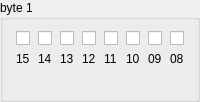
        <widget class="QGroupBox" name="grpByte1">
         <property name="title">
          <string>byte 1</string>
         </property>
         <layout class="QGridLayout" name="gridLayout_19">
          <item row="0" column="0">
           <layout class="QGridLayout" name="gridLayout_20">
            <item row="0" column="0">
             <widget class="QCheckBox" name="chkByte1_15">
              <property name="sizePolicy">
               <sizepolicy hsizetype="Fixed" vsizetype="Fixed">
                <horstretch>0</horstretch>
                <verstretch>0</verstretch>
               </sizepolicy>
              </property>
              <property name="text">
               <string/>
              </property>
             </widget>
            </item>
            <item row="1" column="0">
             <widget class="QLabel" name="label_18">
              <property name="sizePolicy">
               <sizepolicy hsizetype="Fixed" vsizetype="Fixed">
                <horstretch>0</horstretch>
                <verstretch>0</verstretch>
               </sizepolicy>
              </property>
              <property name="text">
               <string>15</string>
              </property>
             </widget>
            </item>
           </layout>
          </item>
          <item row="0" column="1">
           <layout class="QGridLayout" name="gridLayout_21">
            <item row="0" column="0">
             <widget class="QCheckBox" name="chkByte1_14">
              <property name="sizePolicy">
               <sizepolicy hsizetype="Fixed" vsizetype="Fixed">
                <horstretch>0</horstretch>
                <verstretch>0</verstretch>
               </sizepolicy>
              </property>
              <property name="text">
               <string/>
              </property>
             </widget>
            </item>
            <item row="1" column="0">
             <widget class="QLabel" name="label_19">
              <property name="sizePolicy">
               <sizepolicy hsizetype="Fixed" vsizetype="Fixed">
                <horstretch>0</horstretch>
                <verstretch>0</verstretch>
               </sizepolicy>
              </property>
              <property name="text">
               <string>14</string>
              </property>
             </widget>
            </item>
           </layout>
          </item>
          <item row="0" column="7">
           <layout class="QGridLayout" name="gridLayout_27">
            <item row="0" column="0">
             <widget class="QCheckBox" name="chkByte1_08">
              <property name="sizePolicy">
               <sizepolicy hsizetype="Fixed" vsizetype="Fixed">
                <horstretch>0</horstretch>
                <verstretch>0</verstretch>
               </sizepolicy>
              </property>
              <property name="text">
               <string/>
              </property>
             </widget>
            </item>
            <item row="1" column="0">
             <widget class="QLabel" name="label_25">
              <property name="sizePolicy">
               <sizepolicy hsizetype="Fixed" vsizetype="Fixed">
                <horstretch>0</horstretch>
                <verstretch>0</verstretch>
               </sizepolicy>
              </property>
              <property name="text">
               <string>08</string>
              </property>
             </widget>
            </item>
           </layout>
          </item>
          <item row="0" column="5">
           <layout class="QGridLayout" name="gridLayout_25">
            <item row="0" column="0">
             <widget class="QCheckBox" name="chkByte1_10">
              <property name="sizePolicy">
               <sizepolicy hsizetype="Fixed" vsizetype="Fixed">
                <horstretch>0</horstretch>
                <verstretch>0</verstretch>
               </sizepolicy>
              </property>
              <property name="text">
               <string/>
              </property>
             </widget>
            </item>
            <item row="1" column="0">
             <widget class="QLabel" name="label_23">
              <property name="sizePolicy">
               <sizepolicy hsizetype="Fixed" vsizetype="Fixed">
                <horstretch>0</horstretch>
                <verstretch>0</verstretch>
               </sizepolicy>
              </property>
              <property name="text">
               <string>10</string>
              </property>
             </widget>
            </item>
           </layout>
          </item>
          <item row="0" column="6">
           <layout class="QGridLayout" name="gridLayout_26">
            <item row="0" column="0">
             <widget class="QCheckBox" name="chkByte1_09">
              <property name="sizePolicy">
               <sizepolicy hsizetype="Fixed" vsizetype="Fixed">
                <horstretch>0</horstretch>
                <verstretch>0</verstretch>
               </sizepolicy>
              </property>
              <property name="text">
               <string/>
              </property>
             </widget>
            </item>
            <item row="1" column="0">
             <widget class="QLabel" name="label_24">
              <property name="sizePolicy">
               <sizepolicy hsizetype="Fixed" vsizetype="Fixed">
                <horstretch>0</horstretch>
                <verstretch>0</verstretch>
               </sizepolicy>
              </property>
              <property name="text">
               <string>09</string>
              </property>
             </widget>
            </item>
           </layout>
          </item>
          <item row="0" column="4">
           <layout class="QGridLayout" name="gridLayout_24">
            <item row="0" column="0">
             <widget class="QCheckBox" name="chkByte1_11">
              <property name="sizePolicy">
               <sizepolicy hsizetype="Fixed" vsizetype="Fixed">
                <horstretch>0</horstretch>
                <verstretch>0</verstretch>
               </sizepolicy>
              </property>
              <property name="text">
               <string/>
              </property>
             </widget>
            </item>
            <item row="1" column="0">
             <widget class="QLabel" name="label_22">
              <property name="sizePolicy">
               <sizepolicy hsizetype="Fixed" vsizetype="Fixed">
                <horstretch>0</horstretch>
                <verstretch>0</verstretch>
               </sizepolicy>
              </property>
              <property name="text">
               <string>11</string>
              </property>
             </widget>
            </item>
           </layout>
          </item>
          <item row="0" column="2">
           <layout class="QGridLayout" name="gridLayout_22">
            <item row="0" column="0">
             <widget class="QCheckBox" name="chkByte1_13">
              <property name="sizePolicy">
               <sizepolicy hsizetype="Fixed" vsizetype="Fixed">
                <horstretch>0</horstretch>
                <verstretch>0</verstretch>
               </sizepolicy>
              </property>
              <property name="text">
               <string/>
              </property>
             </widget>
            </item>
            <item row="1" column="0">
             <widget class="QLabel" name="label_20">
              <property name="sizePolicy">
               <sizepolicy hsizetype="Fixed" vsizetype="Fixed">
                <horstretch>0</horstretch>
                <verstretch>0</verstretch>
               </sizepolicy>
              </property>
              <property name="text">
               <string>13</string>
              </property>
             </widget>
            </item>
           </layout>
          </item>
          <item row="0" column="3">
           <layout class="QGridLayout" name="gridLayout_23">
            <item row="0" column="0">
             <widget class="QCheckBox" name="chkByte1_12">
              <property name="sizePolicy">
               <sizepolicy hsizetype="Fixed" vsizetype="Fixed">
                <horstretch>0</horstretch>
                <verstretch>0</verstretch>
               </sizepolicy>
              </property>
              <property name="text">
               <string/>
              </property>
             </widget>
            </item>
            <item row="1" column="0">
             <widget class="QLabel" name="label_21">
              <property name="sizePolicy">
               <sizepolicy hsizetype="Fixed" vsizetype="Fixed">
                <horstretch>0</horstretch>
                <verstretch>0</verstretch>
               </sizepolicy>
              </property>
              <property name="text">
               <string>12</string>
              </property>
             </widget>
            </item>
           </layout>
          </item>
          <item row="2" column="4" colspan="4">
           <widget class="BMQSpinBox" name="spnByte1_HexRight" native="true">
            <property name="sizePolicy">
             <sizepolicy hsizetype="Minimum" vsizetype="Fixed">
              <horstretch>0</horstretch>
              <verstretch>0</verstretch>
             </sizepolicy>
            </property>
            <property name="minimumSize">
             <size>
              <width>20</width>
              <height>16</height>
             </size>
            </property>
            <property name="focusPolicy">
             <enum>Qt::WheelFocus</enum>
            </property>
           </widget>
          </item>
          <item row="2" column="0" colspan="4">
           <widget class="BMQSpinBox" name="spnByte1_HexLeft" native="true">
            <property name="sizePolicy">
             <sizepolicy hsizetype="Minimum" vsizetype="Fixed">
              <horstretch>0</horstretch>
              <verstretch>0</verstretch>
             </sizepolicy>
            </property>
            <property name="minimumSize">
             <size>
              <width>20</width>
              <height>16</height>
             </size>
            </property>
            <property name="focusPolicy">
             <enum>Qt::WheelFocus</enum>
            </property>
           </widget>
          </item>
         </layout>
        </widget>
